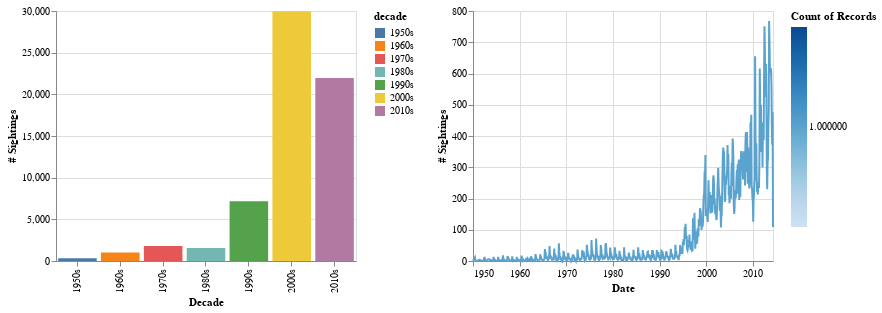

Here is the notebook cell this chart was saved with:
### Code cell
final_vis

### Figure 1 — Vega-Lite specification as saved in the notebook (floating-point values rounded to 4 significant figures; data arrays with more than 128 entries replaced by an {"elided": "..."} marker saying what was removed)
{"config": {"view": {"continuousWidth": 400, "continuousHeight": 300}}, "hconcat": [{"mark": "bar", "encoding": {"color": {"condition": {"field": "decade", "type": "nominal", "selection": "selector001"}, "value": "lightgray"}, "x": {"axis": {"title": "Decade"}, "field": "decade", "type": "nominal"}, "y": {"aggregate": "sum", "axis": {"title": "# Sightings"}, "field": "n_sightings", "type": "quantitative"}}, "height": 250, "selection": {"selector001": {"type": "multi", "encodings": ["color"]}}, "width": 300}, {"mark": "line", "encoding": {"color": {"aggregate": "count", "type": "quantitative"}, "x": {"axis": {"title": "Date"}, "field": "date_new", "type": "temporal"}, "y": {"aggregate": "sum", "axis": {"title": "# Sightings"}, "field": "n_sightings", "type": "quantitative"}}, "height": 250, "transform": [{"filter": {"selection": "selector001"}}], "width": 300}], "data": {"name": "data-85d90cc69deec989680c70ba4205f60f"}, "$schema": "https://vega.github.io/schema/vega-lite/v4.17.0.json", "datasets": {"data-85d90cc69deec989680c70ba4205f60f": {"elided": "723 records"}}}
